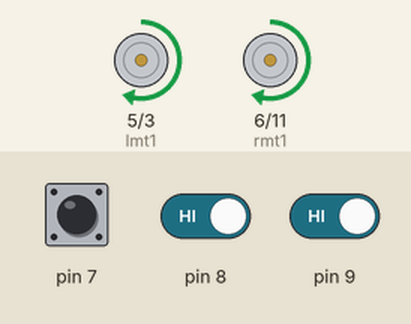
This sketch was run on a simulated Arduino Uno, built with avr-gcc and run on an emulated ATmega328P. Shown: motor-driver pin pairs drawn as motors (green arrow = first pin HIGH = forward, orange = second pin HIGH = backward, longer = more drive). The test bench sets the inputs (shaded band); at power-on: pin 8 HIGH, pin 9 HIGH, pin 7 HIGH.

Above: at 1.2 s.
1.3 s: pin 8 driven LOW
At 1.4 s:
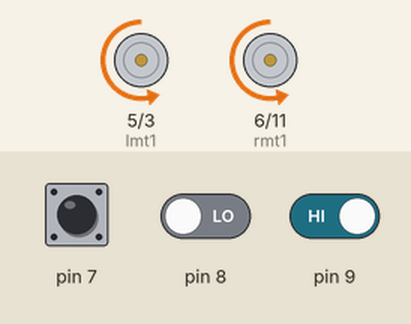
4.3 s: pin 9 driven LOW
At 4.4 s:
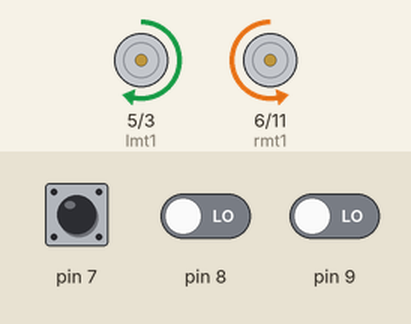
7.3 s: pin 9 driven HIGH
At 7.4 s:
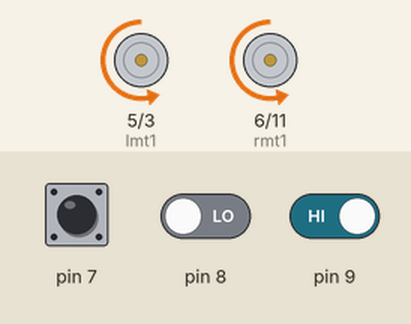
Timing chart, 0 to 16.3 s (numbered marks = the images above; inputs shaded):
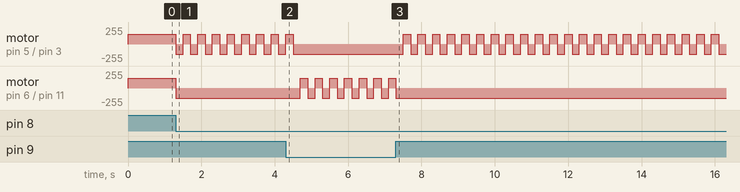

Measured:
- after the input at 1.3 s, motor on pin 5 (lmt1) / pin 3 (lmt2): alternates forward 150/255 for 0.20 s and backward 150/255 for 0.20 s, starting at once; motor on pin 6 (rmt1) / pin 11 (rmt2): forward 150/255 → backward 150/255 at once
- after the input at 4.3 s, motor on pin 5 (lmt1) / pin 3 (lmt2): goes on until 4.5 s, then stays backward 150/255; motor on pin 6 (rmt1) / pin 11 (rmt2): alternates forward 150/255 for 0.20 s and backward 150/255 for 0.20 s, starting after 0.40 s
- after the input at 7.3 s, motor on pin 5 (lmt1) / pin 3 (lmt2): alternates forward 150/255 for 0.20 s and backward 150/255 for 0.20 s, starting after 0.20 s; motor on pin 6 (rmt1) / pin 11 (rmt2): goes on until 7.3 s, then stays backward 150/255

The sketch:

OBSTACLE_AVOIDER.ino
```cpp
int ls;
int cs;
int rs;
int lmt1 = 5;
int lmt2 = 3;
int rmt1 = 6;
int rmt2 = 11;
void setup() {
  // put your setup code here, to run once:
  pinMode(lmt1,OUTPUT);
  pinMode(lmt2,OUTPUT);
  pinMode(rmt1,OUTPUT);
  pinMode(rmt2,OUTPUT);
  pinMode(9,INPUT);
  pinMode(10,INPUT);
  pinMode(8,INPUT);
}

void loop() {
  // put your main code here, to run repeatedly:
ls = digitalRead(7);
cs = digitalRead(8);
rs = digitalRead(9);
if(ls == LOW && cs == LOW && rs == LOW)
{
 backward();
 delay(200);
 right();
 delay(200);
}
else if(ls == HIGH && cs == LOW && rs == LOW)
{
  backward();
  delay(200);
  left();
  delay(200);
}
else if(ls == LOW && cs == HIGH && rs == LOW)
{
  backward();
  delay(200);
  right();
  delay(200);
}
else if(ls == LOW && cs == LOW && rs == HIGH)
{
  backward();
  delay(200);
  right();
  delay(200);
}
else if(ls == HIGH && cs == HIGH && rs == LOW)
{
  left();
}
else if(ls == LOW && cs == HIGH && rs == HIGH)
{
  right();
}
else if(ls == HIGH && cs == LOW && rs == HIGH)
{
  backward();
  delay(200);
  right();
  delay(200);
}
else if(ls == HIGH && cs == HIGH && rs == HIGH)
{
  forward();
}
}
void forward()
{
 analogWrite(lmt1,150);
 analogWrite(lmt2,0);
 analogWrite(rmt1,150);
 analogWrite(rmt2,0);
}
void backward()
{
 analogWrite(lmt1,0);
 analogWrite(lmt2,150);
 analogWrite(rmt1,0);
 analogWrite(rmt2,150);
}
void right()
{
 analogWrite(lmt1,150);
 analogWrite(lmt2,0);
 analogWrite(rmt1,0);
 analogWrite(rmt2,150);
}
void left()
{
 analogWrite(lmt1,0);
 analogWrite(lmt2,150);
 analogWrite(rmt1,150);
 analogWrite(rmt2,0);
}
void stpright()
{
 analogWrite(lmt1,150);
 analogWrite(lmt2,0);
 analogWrite(rmt1,0);
 analogWrite(rmt2,0);
}
void stpleft()
{
 analogWrite(lmt1,0);
 analogWrite(lmt2,0);
 analogWrite(rmt1,150);
 analogWrite(rmt2,0);
}
void stp()
{
 digitalWrite(lmt1,LOW);
 digitalWrite(lmt2,LOW);
 digitalWrite(rmt1,LOW);
 digitalWrite(rmt2,LOW);
}
```
